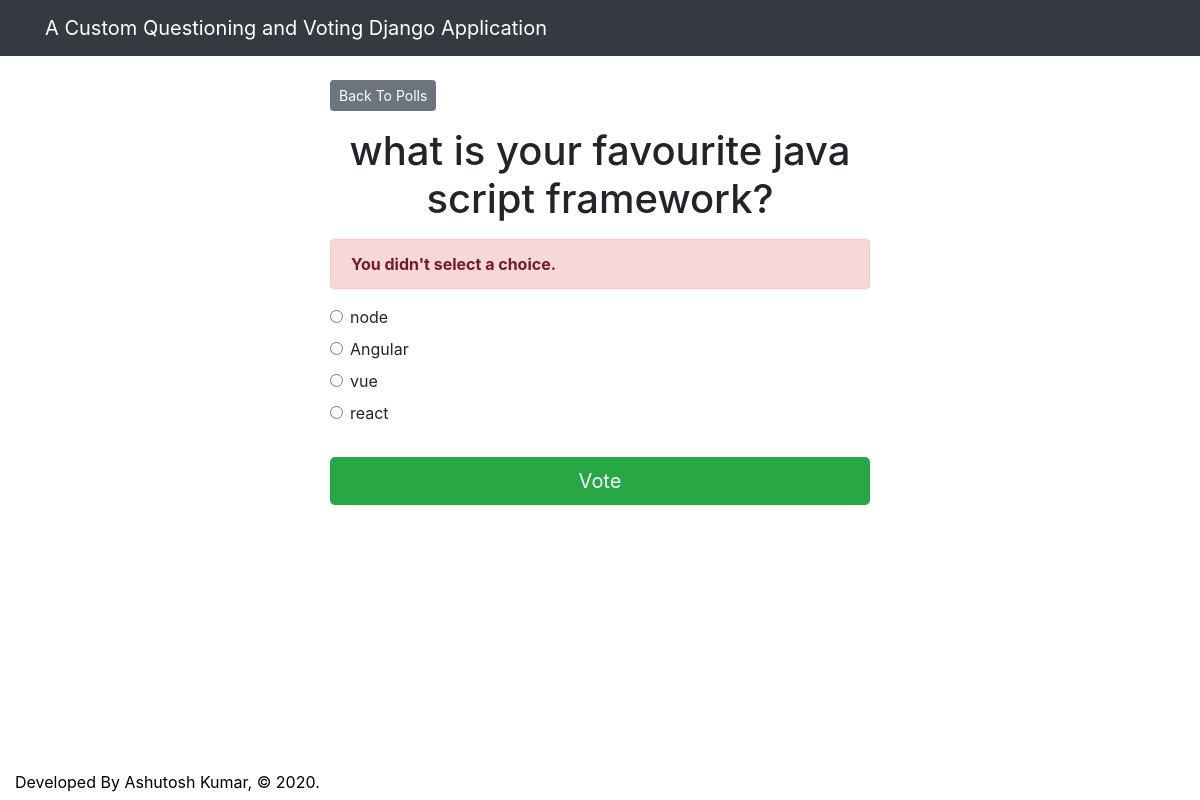
/polls/2/vote/, run on the app's committed database.
### polls/models.py (models this page shows, shortened)
class Question(models.Model):
    question_text = models.CharField(max_length=200)
    pub_date = models.DateTimeField('date published')

class Choice(models.Model):
    question = models.ForeignKey(Question, on_delete=models.CASCADE)
    choice_text = models.CharField(max_length=200)
    votes = models.IntegerField(default=0)

### polls/views.py (the view)
# urls.py: path('<int:question_id>/vote/', views.vote, name='vote'),
def vote(request, question_id):
    question = get_object_or_404(Question, pk=question_id)
    try:
        selected_choice = question.choice_set.get(pk=request.POST['choice'])
    except (KeyError, Choice.DoesNotExist):
        return render(request, 'polls/detail.html', {
            'question': question,
            'error_message': "You didn't select a choice.",
        })
    else:
        selected_choice.votes += 1
        selected_choice.save()
        return HttpResponseRedirect(reverse('polls:results', args=(question.id,)))

### templates/polls/detail.html (shortened to what this page needs)
{% extends 'base.html' %}
{% block content %}
<a class="btn btn-secondary btn-sm mb-3" href="{% url 'polls:index' %}">Back To Polls</a>
<h1 class="text-center mb-3">{{ question.question_text }}</h1>
{% if error_message %}
<p class="alert alert-danger">
	<strong>{{ error_message }}</strong>
</p>
{% endif %}
<form action="{% url 'polls:vote' question.id %}" method="post">
	{% for choice in question.choice_set.all %}
		<div class="form-check">
			<input
				type="radio"
				name="choice"
				class="form-check-input"
				id="choice{{ forloop.counter }}"
				value="{{ choice.id }}"
			/>
			<label for="choice{{ forloop.counter }}">{{ choice.choice_text }}</label
			>
		</div>
	{% endfor %}
	<input type="submit" value="Vote" class="btn btn-success btn-lg btn-block mt-4" />
</form>
{% endblock %}

### data on the page
Question: question_text "what is your favourite java script framework?"
Choice: choice_text "node"
Choice: choice_text "Angular"
Choice: choice_text "vue"
Choice: choice_text "react"

### other printed values
{{ error_message }} "You didn't select a choice."
